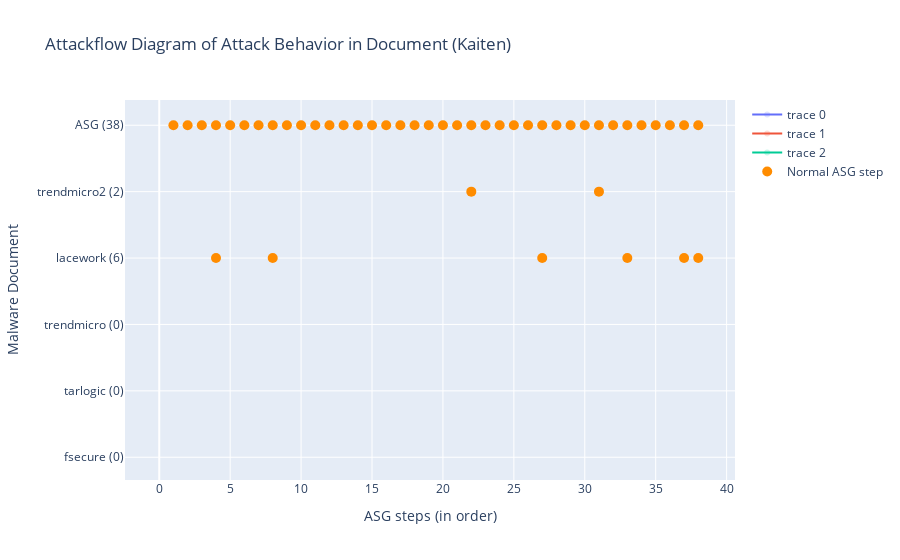

Notebook source saved alongside this figure:
### Markdown cell above
### Run Script: draw Lifecycle diagram
- 兩個 traces (legend) 一般的 OP 和 ChangeSys OP。分兩個顏色，不重疊。
- x: [a,a,a,a,b,b,b,c,c,c] 不同 report 的 step 可以放同一個 list，因為屬於同個 trace。

### Code cell
# import plotly.express as px
import plotly
import plotly.graph_objects as go

def symmetric_difference(list1: list, list2: list) -> list:
    ''' return list1 - list2. '''
    s = set(list2)
    temp3 = [x for x in list1 if x not in s]
    return temp3

def draw_lifecycle(fset:FamilySet):
    familname = fset.familyname
    # reportnames = [rem.reportname for rem in fset.rem_lst if len(rem.match_regex)]

    fig = go.Figure()
    x, y = [], []
    x_sys, y_sys = [], []
    empty_columns = []

    for i, rem in enumerate(fset.rem_lst):
        numOfDot = len(rem.ASGstep_order_index)
        reportname = rem.reportname
        reportname = rem.reportname.split('.')[0]
        reportname = reportname.split('-')[1]
        if reportname == 'Ms':
            reportname = 'Microsoft'
        reportname += f' ({numOfDot})'
        if len(rem.ASGstep_order_index) == 0:
            empty_columns.append(reportname)
            continue
        x_sys.extend(rem.SysASGstep_order_index) # 改變系統設定檔的 OP (這個變數有問題!!!)
        y_sys.extend([reportname] * len(rem.SysASGstep_order_index))
        current_x_normal = symmetric_difference(rem.ASGstep_order_index, rem.SysASGstep_order_index) # 一般的/其餘的 OP
        # print(reportname, 'numOfDot', numOfDot, 'rem.ASGstep_order_index', rem.ASGstep_order_index)
        # print('x_normal', current_x_normal, 'x_sys', rem.SysASGstep_order_index)
        x.extend(current_x_normal)
        y.extend([reportname] * len(current_x_normal))
        pass
    # todo: add baseline's lifecycle
    num_allstep = len(set(fset.sample.step_list))
    rowname = f'ASG ({num_allstep})'
    current_x_system = fset.sample.ASGstep_sysOnly_ordered_index # fset.sample.OPset_sysOnly_ordered_index
    current_x_normal = symmetric_difference(list(range(num_allstep)), current_x_system) # all steps - sysobj steps
    # print(sorted(current_x_system)) # 只能放UPDATE的，OPEN/READ不能喔
    x_sys.extend(current_x_system)
    y_sys.extend([rowname] * len(current_x_system)) 
    x.extend(current_x_normal)
    y.extend([rowname] * len(current_x_normal))
    # print(rowname, len(fset.sample.OPset), len(current_x_system), len(current_x_normal))

    # for empty_columns when report has no OPs
    for empty_col in empty_columns:
        fig.add_trace(go.Scatter(x=[0,], y=[empty_col,], marker=dict(opacity=0)))
    
    # normal OPs
    x = [idx+1 for idx in x] # add 1 to each asg index
    fig.add_trace(go.Scatter(
        x=x,
        y=y,
        marker=dict(color="darkorange", size=10),
        mode="markers",
        name="Normal ASG step", # Normal Operation Pair
    ))

    # changeSysObj OPs
    x_sys = x = [idx+1 for idx in x_sys]
    fig.add_trace(go.Scatter(
        x=x_sys,
        y=y_sys,
        marker=dict(color="blue", size=10),
        mode="markers",
        name="Change system state ASG step", # Change SR Operation Pair
    ))

    fig.update_layout(title=f"Attackflow Diagram of Attack Behavior in Document ({familname})",
                    xaxis_title="ASG steps (in order)",
                    yaxis_title="Malware Document")
    fig.show()

    if not os.path.exists("imgs"):
        os.mkdir("imgs")
    # fig.write_image(f"./imgs/{familname}_lifecycle.png") # bug -> no responce
    # plotly.offline.plot(fig, filename=f"./imgs/{familname}_lifecycle.html", auto_open=False)
    pass

draw_lifecycle(fset)

### Figure 1 — Plotly figure (JSON) as saved in the notebook; plotly's stock layout.template omitted (floating-point values rounded to 4 significant figures)
{"data": [{"marker": {"opacity": 0}, "type": "scatter", "x": [0], "y": ["fsecure (0)"]}, {"marker": {"opacity": 0}, "type": "scatter", "x": [0], "y": ["tarlogic (0)"]}, {"marker": {"opacity": 0}, "type": "scatter", "x": [0], "y": ["trendmicro (0)"]}, {"marker": {"color": "darkorange", "size": 10}, "mode": "markers", "name": "Normal ASG step", "type": "scatter", "x": [4, 8, 27, 33, 37, 38, 22, 31, 1, 2, 3, 4, 5, 6, 7, 8, 9, 10, 11, 12, 13, 14, 15, 16, 17, 18, 19, 20, 21, 22, 23, 24, 25, 26, 27, 28, 29, 30, 31, 32, 33, 34, 35, 36, 37, 38], "y": ["lacework (6)", "lacework (6)", "lacework (6)", "lacework (6)", "lacework (6)", "lacework (6)", "trendmicro2 (2)", "trendmicro2 (2)", "ASG (38)", "ASG (38)", "ASG (38)", "ASG (38)", "ASG (38)", "ASG (38)", "ASG (38)", "ASG (38)", "ASG (38)", "ASG (38)", "ASG (38)", "ASG (38)", "ASG (38)", "ASG (38)", "ASG (38)", "ASG (38)", "ASG (38)", "ASG (38)", "ASG (38)", "ASG (38)", "ASG (38)", "ASG (38)", "ASG (38)", "ASG (38)", "ASG (38)", "ASG (38)", "ASG (38)", "ASG (38)", "ASG (38)", "ASG (38)", "ASG (38)", "ASG (38)", "ASG (38)", "ASG (38)", "ASG (38)", "ASG (38)", "ASG (38)", "ASG (38)"]}, {"marker": {"color": "blue", "size": 10}, "mode": "markers", "name": "Change system state ASG step", "type": "scatter", "x": [], "y": []}], "layout": {"title": {"text": "Attackflow Diagram of Attack Behavior in Document (Kaiten)"}, "xaxis": {"title": {"text": "ASG steps (in order)"}}, "yaxis": {"title": {"text": "Malware Document"}}}}
